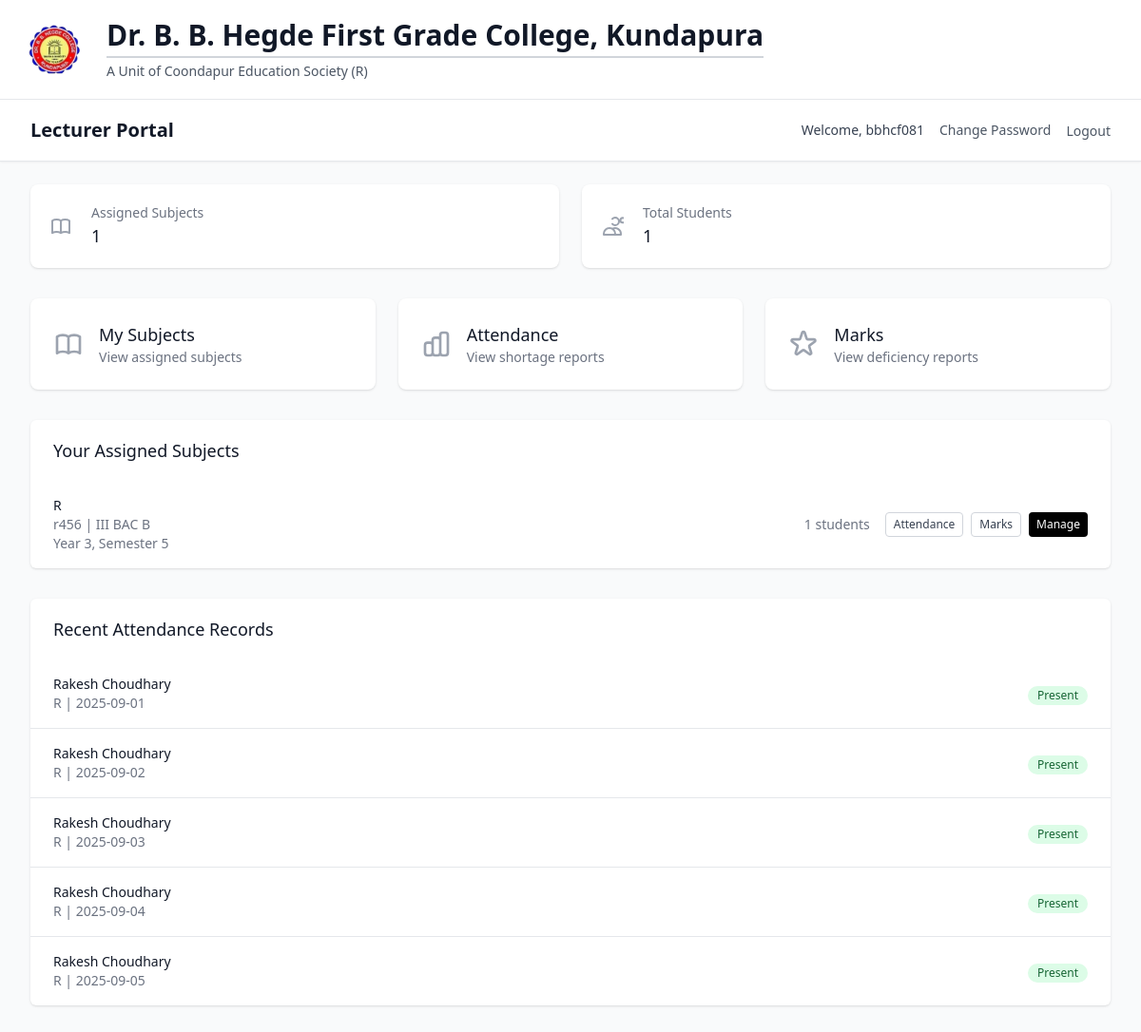
Screenshot of /lecturer/dashboard (signed in) with the database file from the repository.
### models/academic.py (models this page shows, shortened)
class Subject(db.Model):
    __tablename__ = 'subject'
    id = db.Column(db.Integer, primary_key=True)
    name = db.Column(db.String(100), nullable=False)
    code = db.Column(db.String(20), nullable=False, index=True)
    course_id = db.Column(db.Integer, db.ForeignKey('course.id'), nullable=False)
    semester = db.Column(db.Integer, nullable=False)
    year = db.Column(db.Integer, nullable=False)
    credits = db.Column(db.Integer, default=3)
    description = db.Column(db.Text, nullable=True)
    created_at = db.Column(db.DateTime, default=datetime.utcnow)
    is_active = db.Column(db.Boolean, default=True)
    assignments = db.relationship('SubjectAssignment', backref='subject', lazy='dynamic')
    enrollments = db.relationship('StudentEnrollment', backref='subject', lazy='dynamic')
    attendance_records = db.relationship('AttendanceRecord', backref='subject', lazy='dynamic')
    monthly_summaries = db.relationship('MonthlyAttendanceSummary', backref='subject', lazy='dynamic')
    student_marks = db.relationship('StudentMarks', backref='subject', lazy='dynamic')
    __table_args__ = (db.UniqueConstraint('code', 'course_id', name='unique_subject_code_per_course'),)
    def get_enrolled_students_count(self):
        return self.enrollments.filter_by(is_active=True).count()

class Course(db.Model):
    __tablename__ = 'course'
    id = db.Column(db.Integer, primary_key=True)
    name = db.Column(db.String(100), nullable=False)
    code = db.Column(db.String(20), unique=True, nullable=False, index=True)
    description = db.Column(db.Text, nullable=True)
    duration_years = db.Column(db.Integer, default=3, nullable=False)
    total_semesters = db.Column(db.Integer, default=6, nullable=False)
    created_at = db.Column(db.DateTime, default=datetime.utcnow)
    is_active = db.Column(db.Boolean, default=True)
    students = db.relationship('Student', backref='course', lazy='dynamic')
    subjects = db.relationship('Subject', backref='course', lazy='dynamic')

### models/attendance.py (models this page shows, shortened)
class AttendanceRecord(db.Model):
    __tablename__ = 'attendance_record'
    id = db.Column(db.Integer, primary_key=True)
    student_id = db.Column(db.Integer, db.ForeignKey('student.id'), nullable=False)
    subject_id = db.Column(db.Integer, db.ForeignKey('subject.id'), nullable=False)
    lecturer_id = db.Column(db.Integer, db.ForeignKey('lecturer.id'), nullable=False)
    date = db.Column(db.Date, nullable=False, default=date.today)
    status = db.Column(db.String(10), nullable=False)  # 'present' or 'absent'
    remarks = db.Column(db.String(200), nullable=True)
    created_at = db.Column(db.DateTime, default=datetime.utcnow)
    updated_at = db.Column(db.DateTime, default=datetime.utcnow, onupdate=datetime.utcnow)
    __table_args__ = (db.UniqueConstraint('student_id', 'subject_id', 'date', name='unique_student_subject_date_attendance'),)

### models/student.py (models this page shows, shortened)
class Student(db.Model):
    __tablename__ = 'student'
    id = db.Column(db.Integer, primary_key=True)
    roll_number = db.Column(db.String(20), unique=True, nullable=False, index=True)
    name = db.Column(db.String(100), nullable=False)
    course_id = db.Column(db.Integer, db.ForeignKey('course.id'), nullable=False)
    academic_year = db.Column(db.Integer, nullable=False)
    current_semester = db.Column(db.Integer, default=1)
    email = db.Column(db.String(120), unique=True, nullable=True)
    phone = db.Column(db.String(15), nullable=True)
    address = db.Column(db.Text, nullable=True)
    date_of_birth = db.Column(db.Date, nullable=True)
    admission_date = db.Column(db.Date, default=datetime.utcnow().date())
    created_at = db.Column(db.DateTime, default=datetime.utcnow)
    is_active = db.Column(db.Boolean, default=True)
    enrollments = db.relationship('StudentEnrollment', backref='student', lazy='dynamic')
    attendance_records = db.relationship('AttendanceRecord', backref='student', lazy='dynamic')
    marks = db.relationship('StudentMarks', backref='student', lazy='dynamic')

### routes/auth.py (the view)
        def decorated_function(*args, **kwargs):
            if not SessionManager.is_authenticated(session):
                flash('Please log in to access this page', 'error')
                return redirect(url_for('auth.index'))
            if user_type:
                if user_type == 'management' and not SessionManager.is_management(session):
                    flash('Access denied. Management login required.', 'error')
                    return redirect(url_for('auth.management_login'))
                elif user_type == 'lecturer' and not SessionManager.is_lecturer(session):
                    flash('Access denied. Lecturer login required.', 'error')
                    return redirect(url_for('auth.lecturer_login'))
            return f(*args, **kwargs)

### templates/lecturer/dashboard.html (shortened to what this page needs)
{% extends "base.html" %}
{% block content %}
<div class="min-h-screen bg-gray-50">
    <nav class="bg-white shadow-sm border-b border-gray-200">
        <div class="max-w-7xl mx-auto px-4 sm:px-6 lg:px-8">
            <div class="flex justify-between items-center h-16">
                <div class="flex items-center">
                    <h1 class="text-lg sm:text-xl font-semibold text-gray-900">Lecturer Portal</h1>
                </div>
                <div class="hidden md:flex items-center space-x-4">
                    <span class="text-sm text-gray-700">Welcome, {{ current_user.username }}</span>
                    <a href="{{ url_for('auth.change_password') }}" class="text-sm text-gray-600 hover:text-black">Change Password</a>
                    <form method="POST" action="{{ url_for('auth.logout') }}" class="inline">
                        <button type="submit" class="text-sm text-gray-600 hover:text-black">Logout</button>
                    </form>
                </div>
            </div>
        </div>
    </nav>
    <div class="max-w-7xl mx-auto py-6 sm:px-6 lg:px-8">
        <div class="grid grid-cols-1 md:grid-cols-2 gap-6 mb-8">
            <div class="bg-white overflow-hidden shadow rounded-lg">
                <div class="p-5">
                    <div class="flex items-center">
                        <div class="flex-shrink-0">
                        </div>
                        <div class="ml-5 w-0 flex-1">
                            <dl>
                                <dt class="text-sm font-medium text-gray-500 truncate">Assigned Subjects</dt>
                                <dd class="text-lg font-medium text-gray-900">{{ stats.total_subjects or 0 }}</dd>
                            </dl>
                        </div>
                    </div>
                </div>
            </div>
            <div class="bg-white overflow-hidden shadow rounded-lg">
                <div class="p-5">
                    <div class="flex items-center">
                        <div class="flex-shrink-0">
                            <svg class="h-6 w-6 text-gray-400" fill="none" stroke="currentColor" viewBox="0 0 24 24">
                                <path stroke-linecap="round" stroke-linejoin="round" stroke-width="2" d="M12 4.354a4 4 0 110 5.292M15 21H3v-1a6 6 0 0112 0v1zm0 0h6v-1a6 6 0 00-9-5.197m13.5-9a2.5 2.5 0 11-5 0 2.5 2.5 0 015 0z"></path>
                            </svg>
                        </div>
                        <div class="ml-5 w-0 flex-1">
                            <dl>
                                <dt class="text-sm font-medium text-gray-500 truncate">Total Students</dt>
                                <dd class="text-lg font-medium text-gray-900">{{ stats.total_students or 0 }}</dd>
                            </dl>
                        </div>
                    </div>
                </div>
            </div>
        </div>
        <div class="grid grid-cols-1 sm:grid-cols-2 lg:grid-cols-3 gap-4 sm:gap-6 mb-8">
            <a href="{{ url_for('lecturer.subjects') }}" class="bg-white overflow-hidden shadow rounded-lg hover:shadow-md transition-shadow active:bg-gray-50">
                <div class="p-4 sm:p-6">
                    <div class="flex items-center">
                        <div class="flex-shrink-0">
                        </div>
                        <div class="ml-3 sm:ml-4 min-w-0 flex-1">
                            <h3 class="text-base sm:text-lg font-medium text-gray-900 truncate">My Subjects</h3>
                            <p class="text-xs sm:text-sm text-gray-500">View assigned subjects</p>
                        </div>
                    </div>
                </div>
            </a>
            <a href="{{ url_for('lecturer.attendance_shortage_report') }}" class="bg-white overflow-hidden shadow rounded-lg hover:shadow-md transition-shadow active:bg-gray-50">
                <div class="p-4 sm:p-6">
                    <div class="flex items-center">
                        <div class="flex-shrink-0">
                        </div>
                        <div class="ml-3 sm:ml-4 min-w-0 flex-1">
                            <h3 class="text-base sm:text-lg font-medium text-gray-900 truncate">Attendance</h3>
                            <p class="text-xs sm:text-sm text-gray-500">View shortage reports</p>
                        </div>
                    </div>
                </div>
            </a>
            <a href="{{ url_for('lecturer.marks_deficiency_report') }}" class="bg-white overflow-hidden shadow rounded-lg hover:shadow-md transition-shadow active:bg-gray-50">
                <div class="p-4 sm:p-6">
                    <div class="flex items-center">
                        <div class="flex-shrink-0">
                        </div>
                        <div class="ml-3 sm:ml-4 min-w-0 flex-1">
                            <h3 class="text-base sm:text-lg font-medium text-gray-900 truncate">Marks</h3>
                            <p class="text-xs sm:text-sm text-gray-500">View deficiency reports</p>
                        </div>
                    </div>
                </div>
            </a>
        </div>
        {% if stats.assigned_subjects %}
        <div class="bg-white shadow overflow-hidden sm:rounded-md mb-8">
            <div class="px-4 py-5 sm:px-6">
                <h3 class="text-lg leading-6 font-medium text-gray-900">Your Assigned Subjects</h3>
            </div>
            <ul class="divide-y divide-gray-200">
                {% for subject in stats.assigned_subjects %}
                <li class="px-4 py-4 sm:px-6">
                    <div class="flex flex-col sm:flex-row sm:items-center sm:justify-between space-y-2 sm:space-y-0">
                        <div class="min-w-0 flex-1">
                            <p class="text-sm font-medium text-gray-900 truncate">{{ subject.name }}</p>
                            <p class="text-xs sm:text-sm text-gray-500">{{ subject.code }} | {{ subject.course.name if subject.course else 'N/A' }}</p>
                            <p class="text-xs sm:text-sm text-gray-500">Year {{ subject.year }}, Semester {{ subject.semester }}</p>
                        </div>
                        <div class="flex items-center justify-between sm:justify-end sm:space-x-4">
                            <span class="text-xs sm:text-sm text-gray-500">{{ subject.get_enrolled_students_count() }} students</span>
                            <div class="flex space-x-2">
                                <a href="{{ url_for('lecturer.attendance_management', subject_id=subject.id) }}"
                                   class="inline-flex items-center px-2 py-1 border border-gray-300 rounded text-xs font-medium text-gray-700 bg-white hover:bg-gray-50 active:bg-gray-100">
                                    Attendance
                                </a>
                                <a href="{{ url_for('lecturer.marks_management', subject_id=subject.id) }}"
                                   class="inline-flex items-center px-2 py-1 border border-gray-300 rounded text-xs font-medium text-gray-700 bg-white hover:bg-gray-50 active:bg-gray-100">
                                    Marks
                                </a>
                                <a href="{{ url_for('lecturer.subject_students', subject_id=subject.id) }}"
                                   class="inline-flex items-center px-2 py-1 bg-black text-white rounded text-xs font-medium hover:bg-gray-800 active:bg-gray-900">
                                    Manage
                                </a>
                            </div>
                        </div>
                    </div>
                </li>
                {% endfor %}
            </ul>
        </div>
        {% endif %}
        {% if stats.recent_attendance %}
        <div class="bg-white shadow overflow-hidden sm:rounded-md">
            <div class="px-4 py-5 sm:px-6">
                <h3 class="text-lg leading-6 font-medium text-gray-900">Recent Attendance Records</h3>
            </div>
            <ul class="divide-y divide-gray-200">
                {% for record in stats.recent_attendance %}
                <li class="px-4 py-4 sm:px-6">
                    <div class="flex items-center justify-between">
                        <div>
                            <p class="text-sm font-medium text-gray-900">{{ record.student.name if record.student else 'Unknown Student' }}</p>
                            <p class="text-sm text-gray-500">{{ record.subject.name if record.subject else 'Unknown Subject' }} | {{ record.date.strftime('%Y-%m-%d') if record.date else 'N/A' }}</p>
                        </div>
                        <div>
                            <span class="inline-flex items-center px-2.5 py-0.5 rounded-full text-xs font-medium {% if record.status == 'present' %}bg-green-100 text-green-800{% else %}bg-red-100 text-red-800{% endif %}">
                                {{ record.status.title() }}
                            </span>
                        </div>
                    </div>
                </li>
                {% endfor %}
            </ul>
        </div>
        {% endif %}
    </div>
</div>
{% endblock %}

### templates/base.html (shortened to what this page needs)
<!DOCTYPE html>
<html lang="en" class="h-full bg-white">
<head>
    <script src="https://cdn.tailwindcss.com"></script>
</head>
<body class="h-full bg-gray-50">
    {% if not hide_header %}
    <header class="bg-white border-b border-gray-200">
        <div class="max-w-7xl mx-auto px-4 py-2 sm:py-3 flex flex-col md:flex-row md:items-center md:gap-4 gap-2">
            <div class="flex md:block items-center justify-center">
                <img src="{{ url_for('static', filename='img/logo-removebg-preview.png') }}" alt="College Logo" class="h-14 w-14 sm:h-16 sm:w-16 md:h-18 md:w-18 lg:h-20 lg:w-20 object-contain" />
            </div>
            <div class="min-w-0 text-center md:text-left">
                <h1 class="text-xl sm:text-2xl md:text-3xl font-bold text-gray-900 leading-tight md:truncate">Dr. B. B. Hegde First Grade College, Kundapura</h1>
                <div class="h-0.5 bg-gray-300 my-1 mx-auto md:mx-0 w-11/12 md:w-full"></div>
                <p class="text-xs sm:text-sm text-gray-600">A Unit of Coondapur Education Society (R)</p>
            </div>
        </div>
    </header>
    {% endif %}
    {% block content %}{% endblock %}
</body>
</html>

### rows the page displays
Subject: name "R", code "r456", course "III BAC B", year "3", semester "5", get_enrolled_students_count "1"
AttendanceRecord: student "Rakesh Choudhary", subject "R", date "2025-09-01", status "Present"
AttendanceRecord: student "Rakesh Choudhary", subject "R", date "2025-09-02", status "Present"
AttendanceRecord: student "Rakesh Choudhary", subject "R", date "2025-09-03", status "Present"
AttendanceRecord: student "Rakesh Choudhary", subject "R", date "2025-09-04", status "Present"
AttendanceRecord: student "Rakesh Choudhary", subject "R", date "2025-09-05", status "Present"

### other values shown
{{ current_user.username }} "bbhcf081"
{{ stats.total_subjects or 0 }} "1"
{{ stats.total_students or 0 }} "1"
